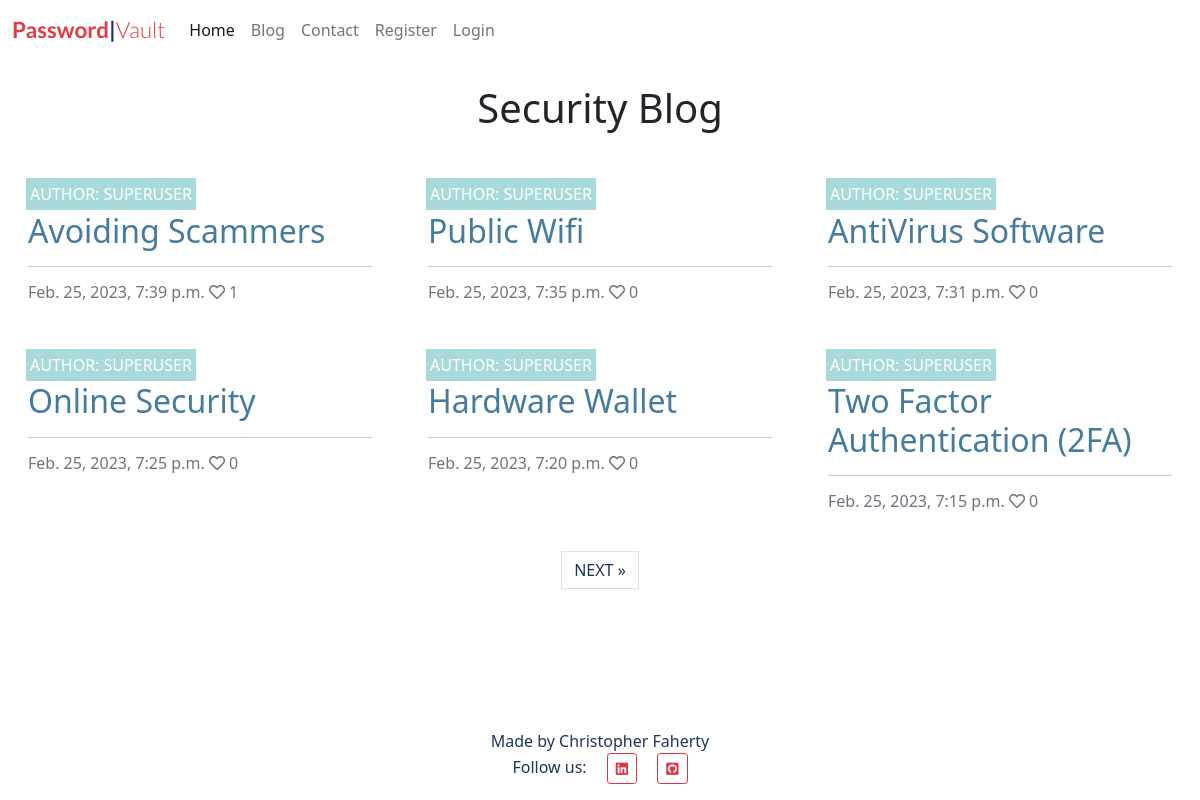
Screenshot of /blog/ with the database file from the repository.
### blog/models.py (models this page shows, shortened)
class Post(models.Model):
    title = models.CharField(max_length=200, unique=True)
    slug = models.SlugField(max_length=200, unique=True)
    author = models.ForeignKey(User, on_delete=models.CASCADE, related_name='blog_posts')
    updated_on = models.DateTimeField(auto_now=True)
    content = models.TextField()
    featured_image = CloudinaryField('image', default='placeholder')
    excerpt = models.TextField(blank=True)
    created_on = models.DateTimeField(auto_now_add=True)
    status = models.IntegerField(choices=STATUS, default=0)
    likes = models.ManyToManyField(User, related_name='blog_likes', blank=True)
    class Meta:
        ordering = ['-created_on']
    def number_of_likes(self):
        return self.likes.count()

### blog/views.py (the view)
# urls.py: path('', views.PostList.as_view(), name='blog'),
class PostList(generic.ListView):
    model = Post
    queryset = Post.objects.filter(status=1).order_by('-created_on')
    template_name = 'index.html'
    paginate_by = 6

### blog/templates/index.html (shortened to what this page needs)
{% extends "base.html" %}
{% block content %}
<div class="mx-auto my-4 text-center">
    <h1>Security Blog</h1>
</div>
<div class="container-fluid">
    <div class="row">
        <div class="col-12 mt-3 left">
            <div class="row">
                {% for post in post_list %}
                    <div class="col-md-4">
                        <div class="card mb-4">
                            <div class="card-body">
                                <div class="image-container">
                                    <div class="image-flash">
                                        <p class="author">Author: {{ post.author }}</p>
                                    </div>
                                </div>
                                <a href="{% url 'blog:post_detail' post.slug %}" class="post-link">
                                    <h2 class="card-title">{{ post.title }}</h2>
                                </a>
                                <hr />
                                <p class="card-text text-muted h6">{{ post.created_on}} <i class="far fa-heart"></i>
                                    {{ post.number_of_likes }}</p>
                            </div>
                        </div>
                    </div>
                    {% if forloop.counter|divisibleby:3 %}
                </div>
                <div class="row">
                {% endif %}
                {% endfor %}
            </div>
        </div>
    </div>
    {% if is_paginated %}
    <nav aria-label="Page navigation">
        <ul class="pagination justify-content-center">
            {% if page_obj.has_next %}
            <li><a href="?page={{ page_obj.next_page_number }}" class="page-link"> NEXT &raquo;</a></li>
            {% endif %}
        </ul>
    </nav>
    {% endif %}
</div>
{% endblock %}

### static/css/style.css (style rules this page uses)
body { background-color: #ffffff; }
.main-bg { background-color: #ffffff; }
.card { border: none; background-color: transparent; }
.image-container { position: relative; }
.image-flash { position: absolute; bottom: 5%; min-width: 30%; left: -2px; background-color: #A8DADC; }
.author { color: white; margin: 4px; text-transform: uppercase; }
.post-link { text-decoration: none; color: #457B9D; }
.post-link:hover, .page-link { color: #1D3557; }
a { color: #000000; text-decoration: none; }

### rows the page displays
Post: author "SUPERUSER", title "Avoiding Scammers", created_on "Feb. 25, 2023, 7:39 p.m.", number_of_likes "1"
Post: author "SUPERUSER", title "Public Wifi", created_on "Feb. 25, 2023, 7:35 p.m.", number_of_likes "0"
Post: author "SUPERUSER", title "AntiVirus Software", created_on "Feb. 25, 2023, 7:31 p.m.", number_of_likes "0"
Post: author "SUPERUSER", title "Online Security", created_on "Feb. 25, 2023, 7:25 p.m.", number_of_likes "0"
Post: author "SUPERUSER", title "Hardware Wallet", created_on "Feb. 25, 2023, 7:20 p.m.", number_of_likes "0"
Post: author "SUPERUSER", title "Two Factor Authentication (2FA)", created_on "Feb. 25, 2023, 7:15 p.m.", number_of_likes "0"
